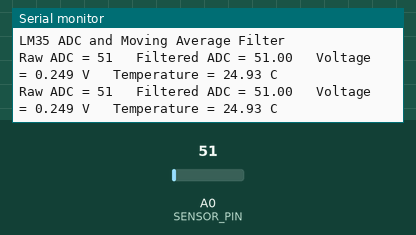
Recording of a sketch running on a simulated Arduino Uno, built with avr-gcc and run on an emulated ATmega328P. On the bench: the last lines printed to the serial monitor. Inputs (shaded band) come from the test bench; at power-on: A0 (SENSOR_PIN) = 51.

Above: at 1.2 s.
1.3 s: A0 (SENSOR_PIN) set to 61
At 1.8 s:
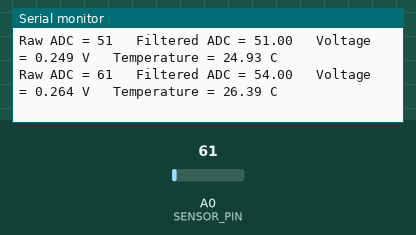
2.8 s: A0 (SENSOR_PIN) set to 71
At 3.6 s:
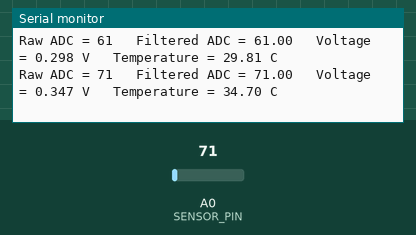
Timing chart, 0 to 5.8 s (numbered marks = the images above; inputs shaded):
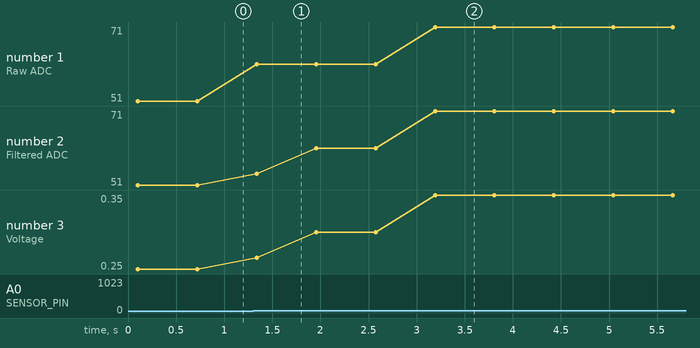

The sketch:

LM35_ADC_Moving_Average.ino
```cpp
// Practical 10: Read LM35 analog temperature data using ADC
// and display a 10-sample moving-average filtered output.
// Board: Arduino Uno
// LM35: VCC -> 5V, VOUT -> A0, GND -> GND
//
// Check the exact LM35 package pinout from its datasheet before wiring.

const int SENSOR_PIN = A0;
const int NUMBER_OF_SAMPLES = 10;
const float ADC_REFERENCE_VOLTAGE = 5.0;
const float ADC_MAX_COUNT = 1023.0;
const float LM35_MV_PER_DEGREE_C = 10.0;

void setup() {
  Serial.begin(9600);
  Serial.println("LM35 ADC and Moving Average Filter");
}

void loop() {
  unsigned long total = 0;
  int rawADC = 0;

  // Read 10 consecutive ADC samples.
  for (int i = 0; i < NUMBER_OF_SAMPLES; i++) {
    rawADC = analogRead(SENSOR_PIN);
    total += rawADC;
    delay(10);
  }

  // Average the samples to reduce short-term fluctuations.
  float filteredADC = total / (float)NUMBER_OF_SAMPLES;

  // Convert filtered ADC value to voltage.
  float voltage = filteredADC * ADC_REFERENCE_VOLTAGE / ADC_MAX_COUNT;

  // LM35 sensitivity is 10 mV per degree Celsius.
  float temperatureC = voltage * 100.0;

  Serial.print("Raw ADC = ");
  Serial.print(rawADC);
  Serial.print("   Filtered ADC = ");
  Serial.print(filteredADC, 2);
  Serial.print("   Voltage = ");
  Serial.print(voltage, 3);
  Serial.print(" V   Temperature = ");
  Serial.print(temperatureC, 2);
  Serial.println(" C");

  delay(500);
}
```

Measured:
- after the input at 1.3 s, the serial monitor: prints a new line at once (image 1)
- after the input at 2.8 s, the serial monitor: prints a new line after 0.39 s (image 2)
- plotted number 1: 51 → 61 after the input at 1.3 s, 61 → 71 after the input at 2.8 s
- plotted number 2: 51 → 61 after the input at 1.3 s, 61 → 71 after the input at 2.8 s
- plotted number 3: 0.25 → 0.3 after the input at 1.3 s, 0.3 → 0.35 after the input at 2.8 s
